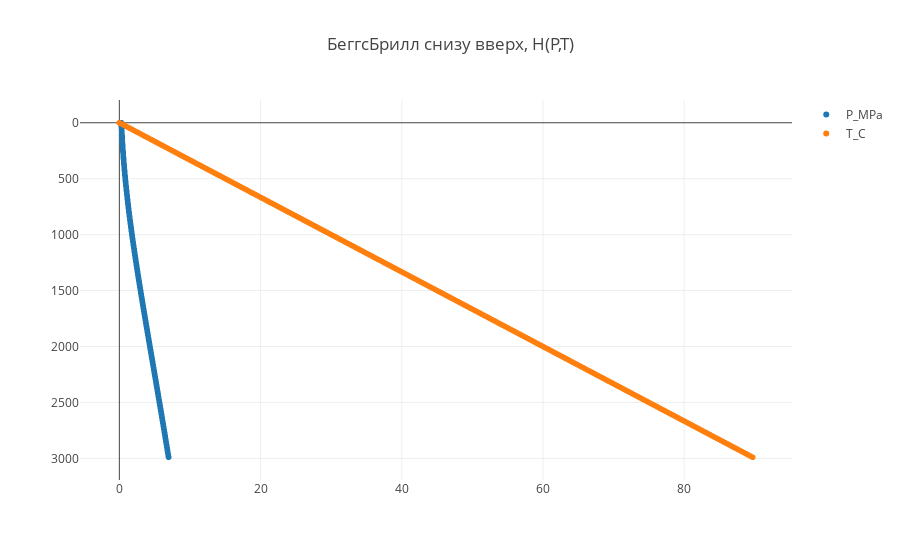

Source (notebook cell):
### Markdown cell above
Построение графиков

### Code cell
tracep = go.Scattergl(
    x = hydr_data.p_list,
    y = hydr_data.h_list,
    name = 'P_MPa',
    mode = 'markers'
)

tracet = go.Scattergl(
    x = hydr_data.t_list,
    y = hydr_data.h_list,
    name = 'T_C',
    mode = 'markers'
)

data = [tracep, tracet]

plot()

### Figure 1 — Plotly figure (JSON) as saved in the notebook; plotly's stock layout.template omitted (floating-point values rounded to 4 significant figures; data arrays with more than 128 entries replaced by an {"elided": "..."} marker saying what was removed)
{"data": [{"mode": "markers", "name": "P_MPa", "type": "scattergl", "uid": "17d43380-8900-4328-8a3e-493958385064", "x": {"elided": "300 float values"}, "y": {"elided": "300 int values"}}, {"mode": "markers", "name": "T_C", "type": "scattergl", "uid": "998f43b0-165e-47e9-adb4-7084df41a3f8", "x": {"elided": "300 float values"}, "y": {"elided": "300 int values"}}], "layout": {"title": {"text": "БеггсБрилл снизу вверх, H(P,T)"}, "yaxis": {"autorange": "reversed"}}}
